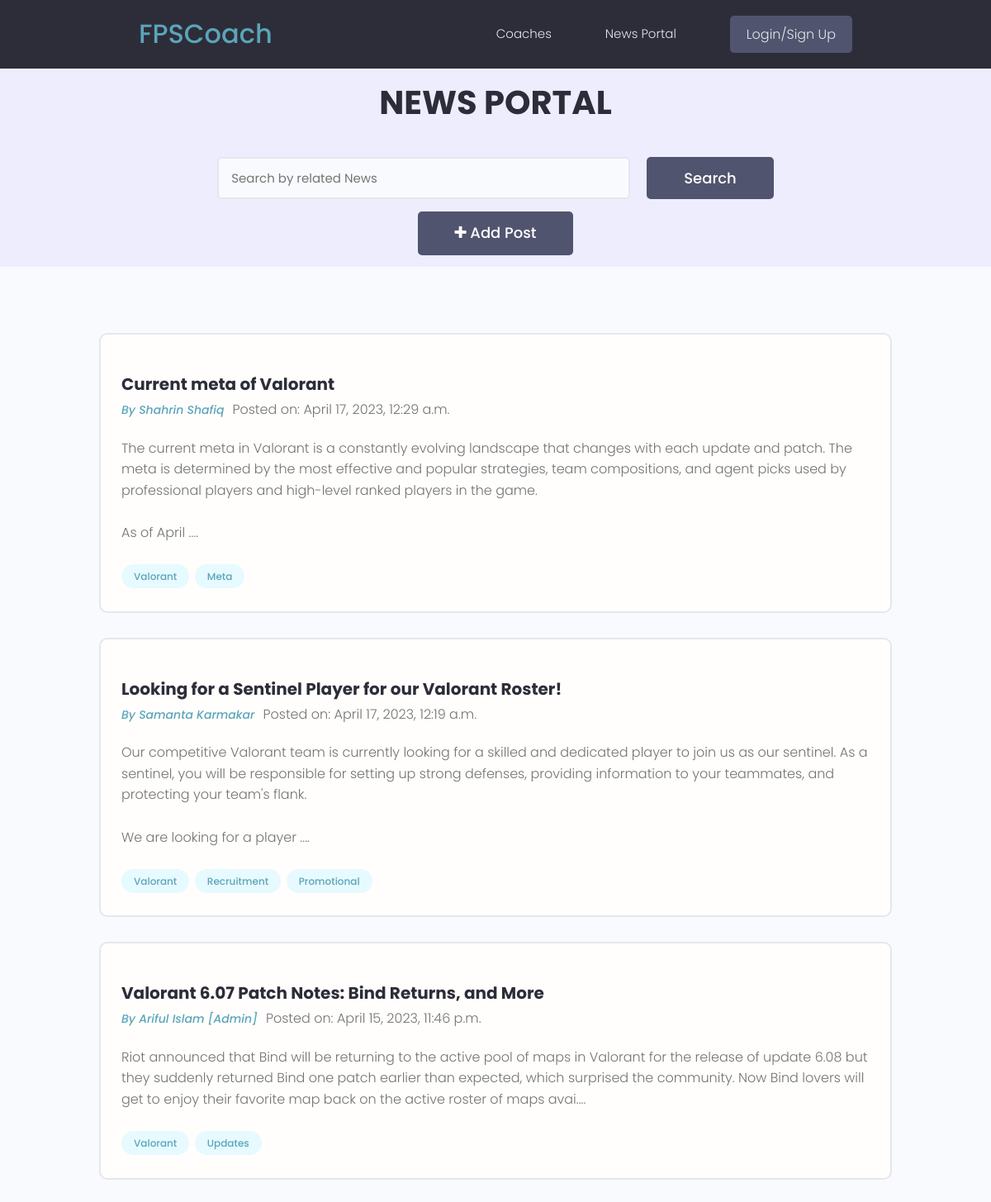
/news-portal/, run on the app's committed database.
### users/models.py (models this page shows, shortened)
class NewsPortalPost(models.Model):
    creator = models.ForeignKey(Profile, on_delete=models.CASCADE)
    title = models.CharField(max_length=200, null=True, blank=True)
    description = models.TextField(null=True,blank=True)
    post_image = models.ImageField(blank=True, null=True,default='default.jpg')
    tags = models.ManyToManyField('Tag',blank=True)
    created = models.DateTimeField(auto_now_add=True)
    id = models.UUIDField(default=uuid.uuid4, unique=True,primary_key=True, editable=False)
    class Meta:
        ordering = ['-created']

class Profile(models.Model):
    user = models.OneToOneField(User, on_delete=models.CASCADE, null=True,blank=True)
    name = models.CharField(max_length=200, blank=True, null=True)
    email = models.EmailField(max_length=500, blank=True, null=True)
    username = models.CharField(max_length=200, blank=True, null=True)
    location = models.CharField(max_length=200, blank=True, null=True)
    short_intro = models.CharField(max_length=200,blank=True, null=True)
    bio = models.TextField(blank=True, null=True)
    profile_image = models.ImageField(blank=True, null=True, upload_to = 'profiles/',default='profiles/user-default.png')
    is_coach = models.BooleanField(default=False)
    social_twitter = models.CharField(max_length=200, blank=True, null=True)
    social_instagram = models.CharField(max_length=200, blank=True, null=True)
    social_youtube = models.CharField(max_length=200, blank=True, null=True)
    social_twitch = models.CharField(max_length=200, blank=True, null=True)
    created = models.DateTimeField(auto_now_add=True)
    id = models.UUIDField(default=uuid.uuid4, unique=True,primary_key=True, editable=False)

class Tag(models.Model):
    name = models.CharField(max_length=200)
    created = models.DateTimeField(auto_now_add=True)
    id = models.UUIDField(default=uuid.uuid4, unique=True,primary_key=True, editable=False)

### users/views.py (the view)
# urls.py: path('news-portal/',views.showNews,name='news-portal'),
def showNews(request):
    search_query = ''
    if request.GET.get('search_query'):
        search_query = request.GET.get('search_query')
    tags = Tag.objects.filter(name__icontains = search_query)
    news = NewsPortalPost.objects.distinct().filter(
        Q(title__icontains = search_query) |
        Q(description__icontains = search_query) |
        Q(creator__name__icontains = search_query) |
        Q(tags__in = tags)
    )
    context = {'news':news,'search_query':search_query}
    return render(request,'users/newsportal.html',context)

### users/templates/users/newsportal.html (shortened to what this page needs)
{% extends 'main.html' %}
{% block content %}
  <main class="projects">
    <section class="hero-section text-center">
      <div class="container container--narrow">
        <div class="hero-section__box">
          <h2><span>News portal</span></h2>
        </div>
        <div class="hero-section__search">
          <form class="form" action="{% url 'news-portal' %}" method="get">
            <div class="form__field">
              <input class="input input--text" id="formInput#search" type="text" name="search_query"
                value ="{{search_query}}" placeholder="Search by related News" />
            </div>
            <input class="btn btn--sub btn--lg" type="submit" value="Search" />
          </form>
          <a href="{% url 'add-post' %}" class="btn btn--sub btn--lg"><i class="fa fa-plus"></i> Add Post</a>
        </div>
      </div>
    </section>
    <section class="projectsList">
      <div class="container">
        <div class="tile">
          <div class="column">
            {% for post in news %}
            <div class="card project" style="margin-bottom: 30px;">
              <a href="{% url 'single-post' post.id %}" class="project">
                <div class="card__body">
                  <h3 class="project__title">{{post.title}}</h3>
                  <p class="post-details"><a class="project__author" href="{% url 'coach-profile' post.creator.id %}">By {{post.creator.name}}</a><span class="post-date">Posted on: {{post.created}}</span></p>
                  <p class="project--rating">
                    {{post.description|linebreaksbr|slice:"300"}}....
                  </p>
                  <div class="project__tags">
                    {% for tag in post.tags.all %}
                    <span class="tag tag--pill tag--main">
                      <small>{{tag.name}}</small>
                    </span>
                    {% endfor %}
                  </div>
                </div>
              </a>
            </div>
            {% endfor %}
          </div>
        </div>
      </div>
    </section>
  </main>
  {% endblock %}

### static/styles/app.css (style rules this page uses)
:root { --color-sub: #2d2d39; }
.btn--sub { background-color: var(--color-sub-light); }
.card { border: 2px solid var(--color-light); }
.hero-section { height: 40vh; display: flex; align-items: center; background-color: var(--color-sub); }
.hero-section__box { margin-bottom: 4rem; }
.hero-section__box > h2, .hero-section__box > h2 > span { font-size: 4rem; color: var(--color-light); line-height: 1.3; text-transform: uppercase; }
.hero-section__box > h2 { font-weight: 300; }
.hero-section__box > h2 > span { font-weight: 700; }
.hero-section__search > .form { display: flex; align-items: center; justify-content: center; gap: 2rem; }
.hero-section__search > .form input.input--text { width: 50rem; }
.post-details { margin-right: 10px; flex-direction: row; justify-content: space-between; margin-bottom: 20px; }
.project__author { font-size: 1.4rem; font-style: italic; margin-right: 10px; }
.project--rating { margin-bottom: 1.6em; margin-top: .5em; }
.projects > .hero-section { background: var(--color-sub-lighter); height: 30vh; }
.projects .hero-section__box { margin-bottom: 2.5rem; }
.projects .hero-section__box > h2 { color: var(--color-sub); }
.projects .hero-section__box > h2 > span { font-weight: 700; color: var(--color-sub); }
.projectsList { margin-top: 8rem; }
.project__title { font-size: 2rem; font-weight: 700; color: var(--color-sub); }

### static/uikit/styles/modules/_variables.css (style rules this page uses)
:root { --color-main: #5aa5b9; --color-main-light: #e6faff; --color-sub: #3f4156; --color-sub-light: #51546e; --color-sub-lighter: #ededfd; --color-text: #737373; --color-gray: #8b8b8b; --color-light: #e5e7eb; --color-light-gray: #767676; --color-bg: #f8fafd; --color-white: #fffefd; --color-white-light: #f3f3f3; --color-success: #359e64; --color-success-bg: #def8e8; --color-error: #fc4b0b; --color-error-bg: #fff2ee; --font-base: 'Poppins', arial, helvetica, 'Segoe UI', roboto, ubuntu, sans-serif; --font-monospace: 'Fira Code', 'Courier New', courier, monospace; --font-regular: 300; --font-medium: 500; --font-bold: 700; --generic-shadow: 1px 1px 5px #00000010; --generic-transition: all 0.3s ease-in-out; }

### static/uikit/styles/modules/_base.css (style rules this page uses)
* { margin: 0; padding: 0; box-sizing: border-box; text-rendering: optimizeLegibility; color: inherit; font-size: inherit; }
html { font-size: 50%; }
@media only screen and (min-width: 480px) { html { font-size: 56.25%; } }
@media only screen and (min-width: 1200px) { html { font-size: 62.5%; } }
body { line-height: 1.6; font-weight: 400; font-size: 1.5rem; color: var(--color-text); background-color: var(--color-bg); min-height: 100vh; }

### static/uikit/styles/modules/_typography.css (style rules this page uses)
* { font-family: var(--font-base); }
h2 { font-size: 3.6rem; font-weight: var(--font-bold); }
h3 { font-size: 3.2rem; font-weight: var(--font-medium); }
p, span, strong { font-size: 1.6rem; color: var(--color-text); font-weight: var(--font-regular); }
a { padding-bottom: 2px; text-decoration: none; display: inline-block; color: var(--color-main); font-weight: var(--font-medium); }

### static/uikit/styles/modules/_utilities.css (style rules this page uses)
.container { width: 92%; max-width: 165rem; margin: 0 auto; box-sizing: border-box; }
.container--narrow { width: 92%; max-width: 120rem; }
@media screen and (min-width: 1000px) { .container { width: 90%; } }
@media screen and (min-width: 1000px) { .container--narrow { width: 85%; } }
@media screen and (min-width: 1200px) { .container { width: 80%; } }
@media screen and (min-width: 1200px) { .container--narrow { width: 72%; } }
.text-center { text-align: center; }

### static/uikit/styles/modules/_button.css (style rules this page uses)
.btn { display: inline-block; position: relative; cursor: pointer; background-color: var(--color-light); font-weight: var(--font-medium); color: var(--color-sub); text-decoration: none; padding: 1rem 2rem; border-radius: 0.5rem; border: none; width: -webkit-fit-content; width: -moz-fit-content; width: fit-content; height: -webkit-fit-content; height: -moz-fit-content; height: fit-content; font-size: 1.6rem; outline-width: 0; outline-color: transparent; -webkit-backface-visibility: hidden; backface-visibility: hidden; transition: all 0.3s ease-in-out; }
.btn i { pointer-events: none !important; }
.btn--sub { background-color: var(--color-sub); color: var(--color-white); }
.btn--lg { font-size: 1.8rem; padding: 1.2rem 4.5rem; }

### static/uikit/styles/modules/_card.css (style rules this page uses)
.card { border-radius: 1rem; background-color: var(--color-white); border: 1.5px solid var(--color-light); width: auto; height: auto; margin-top: 0.5rem; margin-bottom: 0.5rem; overflow: hidden; }
.card__body, .card__header { padding: 2rem 2.5rem; }

### data on the page
NewsPortalPost: title "Current meta of Valorant", creator.name "Shahrin Shafiq", created "April 17, 2023, 12:29 a.m.", description "The current meta in Valorant is a constantly evolving landscape that changes with each update and patch. The meta is determined by the most effective and popular strategies, team compositions, and agent picks used by professional players and high-level ranked players in the game. As of April"
Tag: name "Valorant"
Tag: name "Meta"
NewsPortalPost: title "Looking for a Sentinel Player for our Valorant Roster!", creator.name "Samanta Karmakar", created "April 17, 2023, 12:19 a.m.", description "Our competitive Valorant team is currently looking for a skilled and dedicated player to join us as our sentinel. As a sentinel, you will be responsible for setting up strong defenses, providing information to your teammates, and protecting your team's flank. We are looking for a player"
Tag: name "Recruitment"
Tag: name "Promotional"
NewsPortalPost: title "Valorant 6.07 Patch Notes: Bind Returns, and More", creator.name "Ariful Islam [Admin]", created "April 15, 2023, 11:46 p.m.", description "Riot announced that Bind will be returning to the active pool of maps in Valorant for the release of update 6.08 but they suddenly returned Bind one patch earlier than expected, which surprised the community. Now Bind lovers will get to enjoy their favorite map back on the active roster of maps avai"
Tag: name "Updates"
